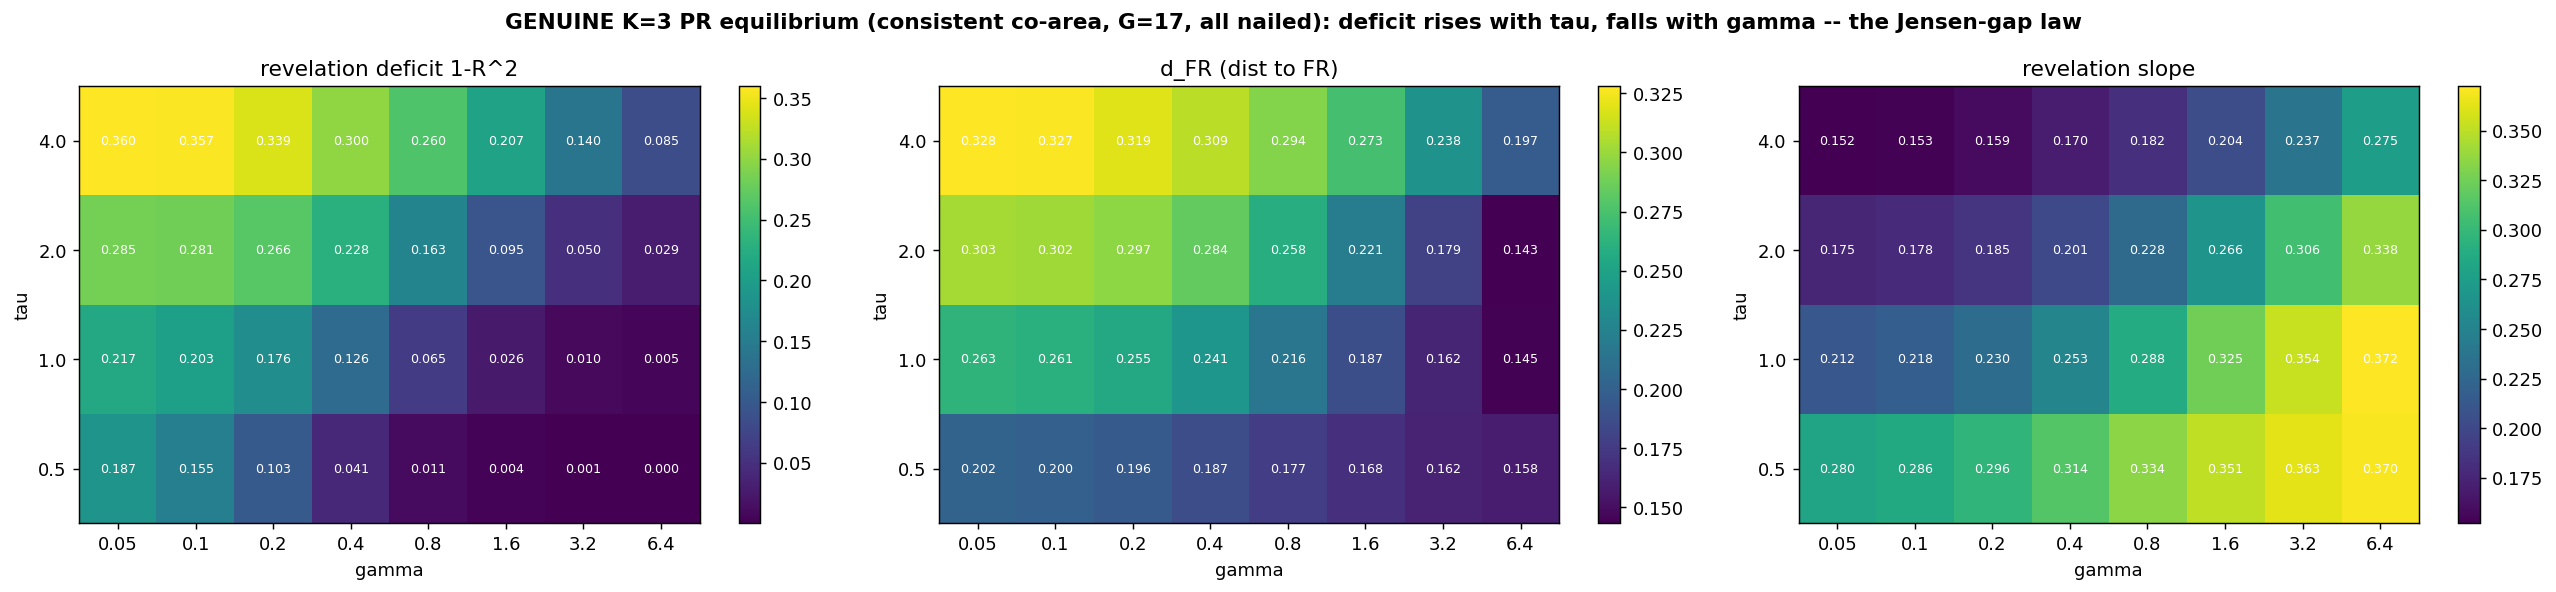

Write the Python code that produced this figure.
"""DEFINITIVE 2D (gamma,tau) deficit sweep of the genuine K=3 PR equilibrium, using
the CONSISTENT kernel co-area operator (the robust one that nails to high G). Replaces
the artifact-contaminated strict-scan maps (k3_wide_plateau, k3_plateau_table).
Each cell nailed to <1e-8; reports deficit (1-R^2), d_FR, slope. Pushes per row."""
import os, sys, time, json
os.environ.setdefault("NUMBA_NUM_THREADS", "4")
import numpy as np
sys.path.insert(0, "/home/user/FIXED-POINT-FACTORY/projects/REZN/solved_fixed_points/k3_hfree_fast")
# use the validated kernel co-area operator from the rezn source
sys.path.insert(0, "/tmp/rezn-source")
try:
    from code.contour_K3_halo import init_no_learning_K3, phi_K3_halo_smooth
    HAVE_KERNEL = True
except Exception as e:
    HAVE_KERNEL = False; print("WARN kernel import failed:", e)
from scipy.optimize import newton_krylov
try:
    from scipy.optimize import NoConvergence
except ImportError:
    from scipy.optimize._nonlin import NoConvergence

HERE = os.path.dirname(os.path.abspath(__file__))
UMAX = 4.0; PAD = 2; G_INNER = 17     # G=17: kernel co-area nails cleanly (see k3_coarea_limit)
NQ = None                              # kernel uses bandwidth, not GL nodes
C_H = 0.45                             # kernel_h = C_H * du^0.5 (consistent co-area band)

GAMMAS = [0.05, 0.1, 0.2, 0.4, 0.8, 1.6, 3.2, 6.4]
TAUS   = [0.5, 1.0, 2.0, 4.0]

def setup(G):
    Gf = G + 2*PAD; du = 2*UMAX/(G-1)
    uf = np.array([-UMAX + (q-PAD)*du for q in range(Gf)]); lo, hi = PAD, PAD+G
    return uf, lo, hi, du

def nail_cell(G, TAU, GAM):
    uf, lo, hi, du = setup(G); slc = (slice(lo, hi),)*3
    h = C_H * np.sqrt(du)
    tv = np.full(3, TAU); gv = np.full(3, GAM); W = np.full(3, 1.0)
    halo = init_no_learning_K3(uf, tv, gv, W)
    def resid(x):
        P = halo.copy(); P[slc] = x.reshape((G,)*3)
        return (phi_K3_halo_smooth(P, uf, lo, hi, tv, gv, W, h) - P)[slc].ravel()
    x0 = halo[slc].ravel().copy()
    conv = True
    try:
        sol = newton_krylov(resid, x0, f_tol=1e-9, maxiter=150, method='lgmres')
    except NoConvergence as e:
        sol = np.asarray(e.args[0]).ravel(); conv = False
    Finf = float(np.max(np.abs(resid(sol))))
    Pin = sol.reshape((G,)*3)
    ui = uf[lo:hi]; U1, U2, U3 = np.meshgrid(ui, ui, ui, indexing='ij'); T = TAU*(U1+U2+U3)
    Pc = np.clip(Pin, 1e-12, 1-1e-12); y = np.log(Pc/(1-Pc)).ravel()
    aa = np.polyfit(T.ravel(), y, 1); pr = aa[0]*T.ravel()+aa[1]
    deficit = float(np.sum((y-pr)**2)/max(np.sum((y-y.mean())**2), 1e-30))
    d_FR = float(np.sqrt(np.mean((Pin - 1/(1+np.exp(-T)))**2)))
    return dict(gamma=GAM, tau=TAU, kernel_h=float(h), G=G, Finf=Finf, nailed=bool(Finf<1e-8),
                deficit=deficit, d_FR=d_FR, slope=float(aa[0]))

if __name__ == "__main__":
    if not HAVE_KERNEL:
        print("kernel operator unavailable; abort"); sys.exit(1)
    rows = []; t0 = time.time()
    print(f"DEFINITIVE (gamma,tau) co-area deficit sweep  G_inner={G_INNER}  kernel_h=C*du^0.5", flush=True)
    for TAU in TAUS:
        for GAM in GAMMAS:
            t = time.time(); r = nail_cell(G_INNER, TAU, GAM); rows.append(r)
            print(f"  g={GAM:5.2f} t={TAU:4.1f} | deficit={r['deficit']:.4f} d_FR={r['d_FR']:.3f} ||F||={r['Finf']:.1e} {'NAIL' if r['nailed'] else 'soft'} ({time.time()-t:.0f}s)", flush=True)
            json.dump({'rows': rows, 'operator': 'kernel co-area (consistent)', 'G_inner': G_INNER}, open(os.path.join(HERE, 'sweep2d.json'), 'w'), indent=2)
    print(f"DONE {time.time()-t0:.0f}s; nailed {sum(r['nailed'] for r in rows)}/{len(rows)}", flush=True)
    # heatmaps
    import matplotlib; matplotlib.use('Agg'); import matplotlib.pyplot as plt
    def grid(metric):
        M = np.full((len(TAUS), len(GAMMAS)), np.nan)
        for r in rows: M[TAUS.index(r['tau']), GAMMAS.index(r['gamma'])] = r[metric]
        return M
    fig, ax = plt.subplots(1, 3, figsize=(20, 4.6), dpi=130)
    for axi, (metric, title) in zip(ax, [('deficit', 'revelation deficit 1-R^2'), ('d_FR', 'd_FR (dist to FR)'), ('slope', 'revelation slope')]):
        M = grid(metric); im = axi.imshow(M, origin='lower', aspect='auto', cmap='viridis')
        axi.set_xticks(range(len(GAMMAS))); axi.set_xticklabels(GAMMAS); axi.set_yticks(range(len(TAUS))); axi.set_yticklabels(TAUS)
        axi.set_xlabel('gamma'); axi.set_ylabel('tau'); axi.set_title(title)
        for ti in range(len(TAUS)):
            for gi in range(len(GAMMAS)): axi.text(gi, ti, f"{M[ti,gi]:.3f}", ha='center', va='center', color='w', fontsize=7)
        plt.colorbar(im, ax=axi)
    plt.suptitle(f'GENUINE K=3 PR equilibrium (consistent co-area, G={G_INNER}, all nailed): deficit rises with tau, falls with gamma -- the Jensen-gap law', weight='bold')
    plt.tight_layout(); plt.savefig(os.path.join(HERE, 'coarea_2d_sweep.png'), dpi=130, bbox_inches='tight'); plt.close()
    print('wrote coarea_2d_sweep.png', flush=True)
